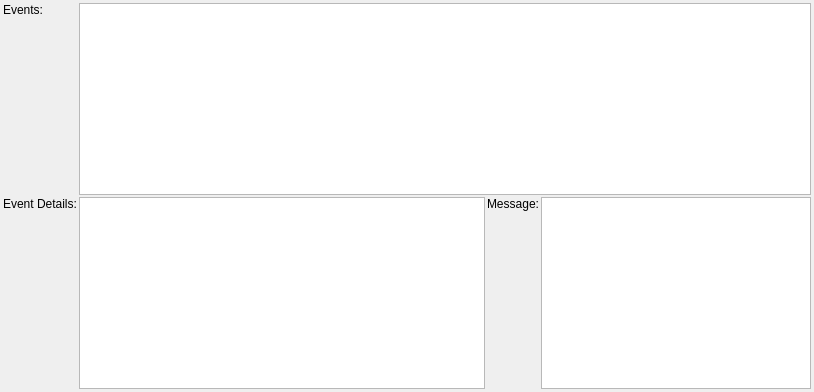
<ui version="4.0" >
 <class>SvnLogWidget</class>
 <widget class="QWidget" name="SvnLogWidget" >
  <property name="geometry" >
   <rect>
    <x>0</x>
    <y>0</y>
    <width>814</width>
    <height>392</height>
   </rect>
  </property>
  <property name="windowTitle" >
   <string>Logview</string>
  </property>
  <layout class="QGridLayout" >
   <item row="0" column="0" >
    <widget class="QLabel" name="label" >
     <property name="text" >
      <string>Events:</string>
     </property>
     <property name="textFormat" >
      <enum>Qt::PlainText</enum>
     </property>
     <property name="alignment" >
      <set>Qt::AlignLeading|Qt::AlignLeft|Qt::AlignTop</set>
     </property>
     <property name="buddy" >
      <cstring>eventView</cstring>
     </property>
    </widget>
   </item>
   <item row="0" column="1" colspan="3" >
    <widget class="QTableView" name="eventView" >
     <property name="alternatingRowColors" >
      <bool>true</bool>
     </property>
     <property name="selectionMode" >
      <enum>QAbstractItemView::ExtendedSelection</enum>
     </property>
     <property name="selectionBehavior" >
      <enum>QAbstractItemView::SelectRows</enum>
     </property>
     <property name="wordWrap" >
      <bool>false</bool>
     </property>
     <property name="cornerButtonEnabled" >
      <bool>false</bool>
     </property>
    </widget>
   </item>
   <item row="1" column="0" >
    <widget class="QLabel" name="label_2" >
     <property name="text" >
      <string>Event Details:</string>
     </property>
     <property name="textFormat" >
      <enum>Qt::PlainText</enum>
     </property>
     <property name="alignment" >
      <set>Qt::AlignLeading|Qt::AlignLeft|Qt::AlignTop</set>
     </property>
    </widget>
   </item>
   <item row="1" column="1" >
    <widget class="QTableView" name="itemEventView" >
     <property name="sizePolicy" >
      <sizepolicy vsizetype="Expanding" hsizetype="Expanding" >
       <horstretch>3</horstretch>
       <verstretch>0</verstretch>
      </sizepolicy>
     </property>
     <property name="alternatingRowColors" >
      <bool>true</bool>
     </property>
     <property name="selectionMode" >
      <enum>QAbstractItemView::NoSelection</enum>
     </property>
     <property name="selectionBehavior" >
      <enum>QAbstractItemView::SelectRows</enum>
     </property>
     <property name="textElideMode" >
      <enum>Qt::ElideRight</enum>
     </property>
    </widget>
   </item>
   <item row="1" column="2" >
    <widget class="QLabel" name="label_3" >
     <property name="text" >
      <string>Message:</string>
     </property>
     <property name="alignment" >
      <set>Qt::AlignLeading|Qt::AlignLeft|Qt::AlignTop</set>
     </property>
     <property name="buddy" >
      <cstring>message</cstring>
     </property>
    </widget>
   </item>
   <item row="1" column="3" >
    <widget class="QTextBrowser" name="message" >
     <property name="sizePolicy" >
      <sizepolicy vsizetype="Expanding" hsizetype="Expanding" >
       <horstretch>2</horstretch>
       <verstretch>0</verstretch>
      </sizepolicy>
     </property>
     <property name="acceptRichText" >
      <bool>false</bool>
     </property>
    </widget>
   </item>
  </layout>
 </widget>
 <layoutdefault spacing="2" margin="3" />
 <tabstops>
  <tabstop>eventView</tabstop>
  <tabstop>message</tabstop>
 </tabstops>
 <resources/>
 <connections/>
</ui>
